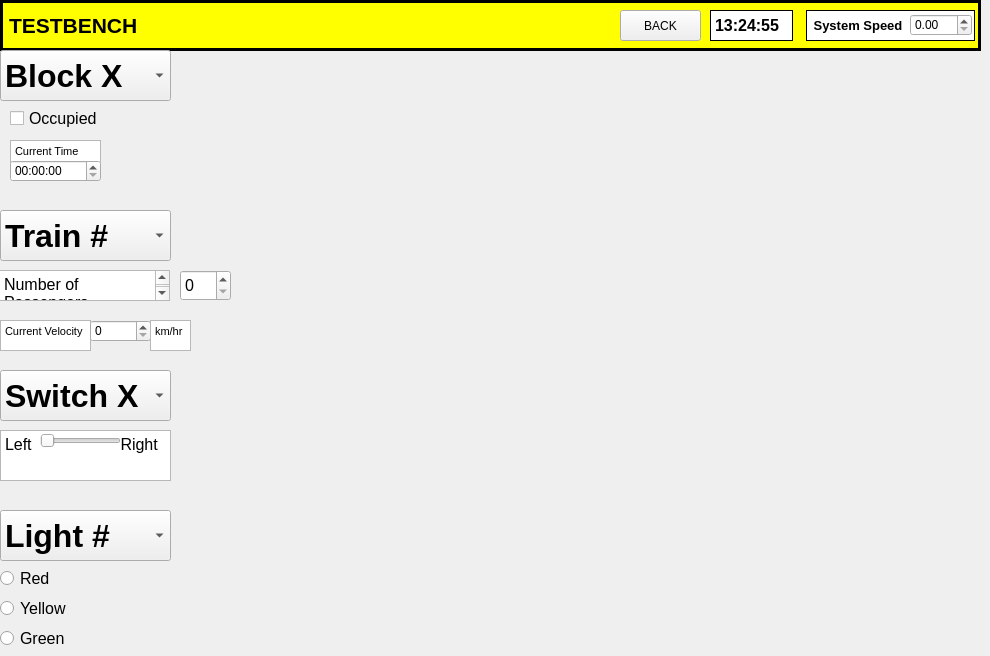
    <widget class="QWidget" name="testbench">
     <widget class="QRadioButton" name="red">
      <property name="geometry">
       <rect>
        <x>0</x>
        <y>570</y>
        <width>82</width>
        <height>17</height>
       </rect>
      </property>
      <property name="font">
       <font>
        <pointsize>12</pointsize>
       </font>
      </property>
      <property name="text">
       <string>Red</string>
      </property>
     </widget>
     <widget class="QComboBox" name="train_label">
      <property name="geometry">
       <rect>
        <x>0</x>
        <y>210</y>
        <width>171</width>
        <height>51</height>
       </rect>
      </property>
      <property name="font">
       <font>
        <pointsize>24</pointsize>
        <weight>75</weight>
        <bold>true</bold>
       </font>
      </property>
      <item>
       <property name="text">
        <string>Train #</string>
       </property>
      </item>
     </widget>
     <widget class="QDoubleSpinBox" name="system_speed_spnbx_4">
      <property name="geometry">
       <rect>
        <x>910</x>
        <y>14</y>
        <width>62</width>
        <height>22</height>
       </rect>
      </property>
     </widget>
     <widget class="QComboBox" name="block_label">
      <property name="geometry">
       <rect>
        <x>0</x>
        <y>50</y>
        <width>171</width>
        <height>51</height>
       </rect>
      </property>
      <property name="font">
       <font>
        <pointsize>24</pointsize>
        <weight>75</weight>
        <bold>true</bold>
       </font>
      </property>
      <item>
       <property name="text">
        <string>Block X</string>
       </property>
      </item>
     </widget>
     <widget class="QSpinBox" name="numPassengers">
      <property name="geometry">
       <rect>
        <x>180</x>
        <y>270</y>
        <width>51</width>
        <height>31</height>
       </rect>
      </property>
      <property name="font">
       <font>
        <pointsize>12</pointsize>
       </font>
      </property>
     </widget>
     <widget class="QComboBox" name="light_label">
      <property name="geometry">
       <rect>
        <x>0</x>
        <y>510</y>
        <width>171</width>
        <height>51</height>
       </rect>
      </property>
      <property name="font">
       <font>
        <pointsize>24</pointsize>
        <weight>75</weight>
        <bold>true</bold>
       </font>
      </property>
      <item>
       <property name="text">
        <string>Light #</string>
       </property>
      </item>
     </widget>
     <widget class="QTextEdit" name="curr_time_label">
      <property name="geometry">
       <rect>
        <x>10</x>
        <y>140</y>
        <width>91</width>
        <height>31</height>
       </rect>
      </property>
      <property name="html">
       <string>&lt;!DOCTYPE HTML PUBLIC &quot;-//W3C//DTD HTML 4.0//EN&quot; &quot;http://www.w3.org/TR/REC-html40/strict.dtd&quot;&gt;
&lt;html&gt;&lt;head&gt;&lt;meta name=&quot;qrichtext&quot; content=&quot;1&quot; /&gt;&lt;style type=&quot;text/css&quot;&gt;
p, li { white-space: pre-wrap; }
&lt;/style&gt;&lt;/head&gt;&lt;body style=&quot; font-family:'MS Shell Dlg 2'; font-size:8.25pt; font-weight:400; font-style:normal;&quot;&gt;
&lt;p style=&quot; margin-top:0px; margin-bottom:0px; margin-left:0px; margin-right:0px; -qt-block-indent:0; text-indent:0px;&quot;&gt;Current Time&lt;/p&gt;&lt;/body&gt;&lt;/html&gt;</string>
      </property>
     </widget>
     <widget class="QTextEdit" name="num_passengers_label">
      <property name="geometry">
       <rect>
        <x>-1</x>
        <y>270</y>
        <width>171</width>
        <height>31</height>
       </rect>
      </property>
      <property name="html">
       <string>&lt;!DOCTYPE HTML PUBLIC &quot;-//W3C//DTD HTML 4.0//EN&quot; &quot;http://www.w3.org/TR/REC-html40/strict.dtd&quot;&gt;
&lt;html&gt;&lt;head&gt;&lt;meta name=&quot;qrichtext&quot; content=&quot;1&quot; /&gt;&lt;style type=&quot;text/css&quot;&gt;
p, li { white-space: pre-wrap; }
&lt;/style&gt;&lt;/head&gt;&lt;body style=&quot; font-family:'MS Shell Dlg 2'; font-size:8.25pt; font-weight:400; font-style:normal;&quot;&gt;
&lt;p style=&quot; margin-top:0px; margin-bottom:0px; margin-left:0px; margin-right:0px; -qt-block-indent:0; text-indent:0px;&quot;&gt;&lt;span style=&quot; font-size:12pt;&quot;&gt;Number of Passengers&lt;/span&gt;&lt;/p&gt;&lt;/body&gt;&lt;/html&gt;</string>
      </property>
     </widget>
     <widget class="QRadioButton" name="yellow">
      <property name="geometry">
       <rect>
        <x>0</x>
        <y>600</y>
        <width>82</width>
        <height>17</height>
       </rect>
      </property>
      <property name="font">
       <font>
        <pointsize>12</pointsize>
       </font>
      </property>
      <property name="text">
       <string>Yellow</string>
      </property>
     </widget>
     <widget class="QCheckBox" name="occupied_box">
      <property name="geometry">
       <rect>
        <x>10</x>
        <y>110</y>
        <width>91</width>
        <height>17</height>
       </rect>
      </property>
      <property name="font">
       <font>
        <pointsize>12</pointsize>
       </font>
      </property>
      <property name="text">
       <string>Occupied</string>
      </property>
     </widget>
     <widget class="QLabel" name="system_speed_label_4">
      <property name="geometry">
       <rect>
        <x>806</x>
        <y>10</y>
        <width>169</width>
        <height>31</height>
       </rect>
      </property>
      <property name="font">
       <font>
        <pointsize>10</pointsize>
        <weight>75</weight>
        <bold>true</bold>
       </font>
      </property>
      <property name="autoFillBackground">
       <bool>false</bool>
      </property>
      <property name="styleSheet">
       <string notr="true">background-color: rgb(255, 255, 255);
border: 1px solid black;</string>
      </property>
      <property name="text">
       <string> System Speed</string>
      </property>
     </widget>
     <widget class="QTextEdit" name="left_right_label">
      <property name="geometry">
       <rect>
        <x>0</x>
        <y>430</y>
        <width>171</width>
        <height>51</height>
       </rect>
      </property>
      <property name="html">
       <string>&lt;!DOCTYPE HTML PUBLIC &quot;-//W3C//DTD HTML 4.0//EN&quot; &quot;http://www.w3.org/TR/REC-html40/strict.dtd&quot;&gt;
&lt;html&gt;&lt;head&gt;&lt;meta name=&quot;qrichtext&quot; content=&quot;1&quot; /&gt;&lt;style type=&quot;text/css&quot;&gt;
p, li { white-space: pre-wrap; }
&lt;/style&gt;&lt;/head&gt;&lt;body style=&quot; font-family:'MS Shell Dlg 2'; font-size:8.25pt; font-weight:400; font-style:normal;&quot;&gt;
&lt;p style=&quot; margin-top:0px; margin-bottom:0px; margin-left:0px; margin-right:0px; -qt-block-indent:0; text-indent:0px;&quot;&gt;&lt;span style=&quot; font-size:12pt;&quot;&gt;Left	        Right&lt;/span&gt;&lt;/p&gt;
&lt;p style=&quot;-qt-paragraph-type:empty; margin-top:0px; margin-bottom:0px; margin-left:0px; margin-right:0px; -qt-block-indent:0; text-indent:0px; font-size:12pt;&quot;&gt;&lt;br /&gt;&lt;/p&gt;&lt;/body&gt;&lt;/html&gt;</string>
      </property>
     </widget>
     <widget class="QPushButton" name="back_button">
      <property name="geometry">
       <rect>
        <x>620</x>
        <y>10</y>
        <width>81</width>
        <height>31</height>
       </rect>
      </property>
      <property name="text">
       <string>BACK</string>
      </property>
     </widget>
     <widget class="QRadioButton" name="green">
      <property name="geometry">
       <rect>
        <x>0</x>
        <y>630</y>
        <width>82</width>
        <height>17</height>
       </rect>
      </property>
      <property name="font">
       <font>
        <pointsize>12</pointsize>
       </font>
      </property>
      <property name="text">
       <string>Green</string>
      </property>
     </widget>
     <widget class="QTimeEdit" name="curr_time_selector">
      <property name="geometry">
       <rect>
        <x>10</x>
        <y>160</y>
        <width>91</width>
        <height>22</height>
       </rect>
      </property>
     </widget>
     <widget class="QSlider" name="switchPos">
      <property name="geometry">
       <rect>
        <x>40</x>
        <y>430</y>
        <width>81</width>
        <height>22</height>
       </rect>
      </property>
      <property name="orientation">
       <enum>Qt::Horizontal</enum>
      </property>
     </widget>
     <widget class="QLabel" name="title_label_4">
      <property name="geometry">
       <rect>
        <x>0</x>
        <y>0</y>
        <width>981</width>
        <height>51</height>
       </rect>
      </property>
      <property name="font">
       <font>
        <pointsize>16</pointsize>
        <weight>75</weight>
        <bold>true</bold>
       </font>
      </property>
      <property name="autoFillBackground">
       <bool>false</bool>
      </property>
      <property name="styleSheet">
       <string notr="true">background-color: rgb(255, 255, 0);
border: 3px solid black;</string>
      </property>
      <property name="text">
       <string>TESTBENCH</string>
      </property>
     </widget>
     <widget class="QComboBox" name="switch_label">
      <property name="geometry">
       <rect>
        <x>0</x>
        <y>370</y>
        <width>171</width>
        <height>51</height>
       </rect>
      </property>
      <property name="font">
       <font>
        <pointsize>24</pointsize>
        <weight>75</weight>
        <bold>true</bold>
       </font>
      </property>
      <item>
       <property name="text">
        <string>Switch X</string>
       </property>
      </item>
     </widget>
     <widget class="QLabel" name="sys_time_label_4">
      <property name="geometry">
       <rect>
        <x>710</x>
        <y>10</y>
        <width>83</width>
        <height>31</height>
       </rect>
      </property>
      <property name="font">
       <font>
        <pointsize>12</pointsize>
        <weight>75</weight>
        <bold>true</bold>
       </font>
      </property>
      <property name="styleSheet">
       <string notr="true">border: 1px solid black;
background-color: rgb(255, 255, 255);</string>
      </property>
      <property name="text">
       <string>13:24:55</string>
      </property>
     </widget>
     <widget class="QTextEdit" name="curr_vel_label">
      <property name="geometry">
       <rect>
        <x>0</x>
        <y>320</y>
        <width>91</width>
        <height>31</height>
       </rect>
      </property>
      <property name="html">
       <string>&lt;!DOCTYPE HTML PUBLIC &quot;-//W3C//DTD HTML 4.0//EN&quot; &quot;http://www.w3.org/TR/REC-html40/strict.dtd&quot;&gt;
&lt;html&gt;&lt;head&gt;&lt;meta name=&quot;qrichtext&quot; content=&quot;1&quot; /&gt;&lt;style type=&quot;text/css&quot;&gt;
p, li { white-space: pre-wrap; }
&lt;/style&gt;&lt;/head&gt;&lt;body style=&quot; font-family:'MS Shell Dlg 2'; font-size:8.25pt; font-weight:400; font-style:normal;&quot;&gt;
&lt;p style=&quot; margin-top:0px; margin-bottom:0px; margin-left:0px; margin-right:0px; -qt-block-indent:0; text-indent:0px;&quot;&gt;Current Velocity&lt;/p&gt;&lt;/body&gt;&lt;/html&gt;</string>
      </property>
     </widget>
     <widget class="QSpinBox" name="velocity_selector">
      <property name="geometry">
       <rect>
        <x>90</x>
        <y>320</y>
        <width>61</width>
        <height>22</height>
       </rect>
      </property>
     </widget>
     <widget class="QTextEdit" name="kmhr_label">
      <property name="geometry">
       <rect>
        <x>150</x>
        <y>320</y>
        <width>41</width>
        <height>31</height>
       </rect>
      </property>
      <property name="html">
       <string>&lt;!DOCTYPE HTML PUBLIC &quot;-//W3C//DTD HTML 4.0//EN&quot; &quot;http://www.w3.org/TR/REC-html40/strict.dtd&quot;&gt;
&lt;html&gt;&lt;head&gt;&lt;meta name=&quot;qrichtext&quot; content=&quot;1&quot; /&gt;&lt;style type=&quot;text/css&quot;&gt;
p, li { white-space: pre-wrap; }
&lt;/style&gt;&lt;/head&gt;&lt;body style=&quot; font-family:'MS Shell Dlg 2'; font-size:8.25pt; font-weight:400; font-style:normal;&quot;&gt;
&lt;p style=&quot; margin-top:0px; margin-bottom:0px; margin-left:0px; margin-right:0px; -qt-block-indent:0; text-indent:0px;&quot;&gt;km/hr&lt;/p&gt;&lt;/body&gt;&lt;/html&gt;</string>
      </property>
     </widget>
     <zorder>title_label_4</zorder>
     <zorder>red</zorder>
     <zorder>train_label</zorder>
     <zorder>block_label</zorder>
     <zorder>numPassengers</zorder>
     <zorder>light_label</zorder>
     <zorder>curr_time_label</zorder>
     <zorder>num_passengers_label</zorder>
     <zorder>yellow</zorder>
     <zorder>occupied_box</zorder>
     <zorder>system_speed_label_4</zorder>
     <zorder>left_right_label</zorder>
     <zorder>back_button</zorder>
     <zorder>green</zorder>
     <zorder>curr_time_selector</zorder>
     <zorder>switchPos</zorder>
     <zorder>switch_label</zorder>
     <zorder>sys_time_label_4</zorder>
     <zorder>curr_vel_label</zorder>
     <zorder>velocity_selector</zorder>
     <zorder>kmhr_label</zorder>
     <zorder>system_speed_spnbx_4</zorder>
    </widget>
